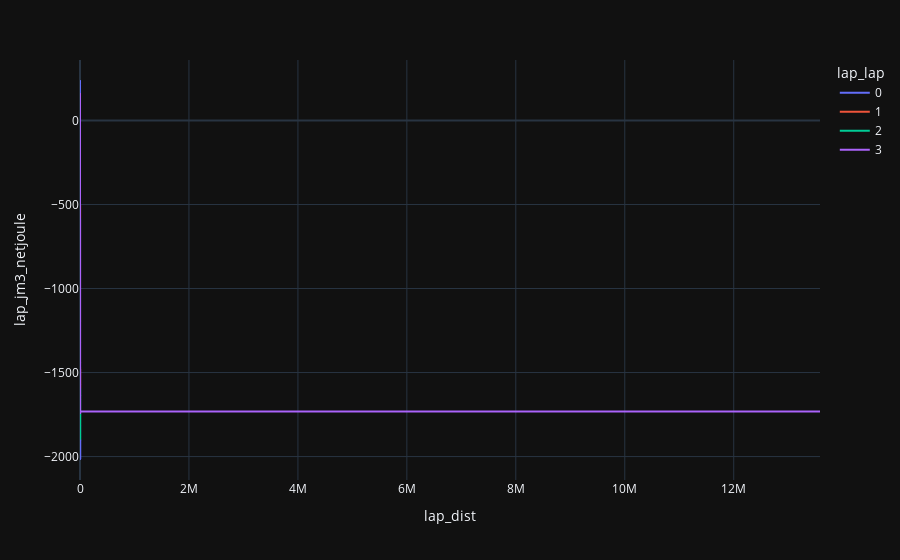

Notebook code for this chart:
### Code cell
# This is the total ammount of enerfy used per lap as compared to distance. (Lowest is best)
# Used to determine wich lap was best
df.plot(x='lap_dist', y='lap_jm3_netjoule', color='lap_lap')

### Figure 1 — Plotly figure (JSON) as saved in the notebook; plotly's stock layout.template omitted (floating-point values rounded to 4 significant figures; data arrays with more than 128 entries replaced by an {"elided": "..."} marker saying what was removed)
{"data": [{"hovertemplate": "lap_lap=0<br>lap_dist=%{x}<br>lap_jm3_netjoule=%{y}<extra></extra>", "legendgroup": "0", "line": {"color": "#636efa", "dash": "solid"}, "marker": {"symbol": "circle"}, "mode": "lines", "name": "0", "showlegend": true, "type": "scattergl", "x": {"elided": "6376 float values"}, "xaxis": "x", "y": {"elided": "6376 float values"}, "yaxis": "y"}, {"hovertemplate": "lap_lap=1<br>lap_dist=%{x}<br>lap_jm3_netjoule=%{y}<extra></extra>", "legendgroup": "1", "line": {"color": "#EF553B", "dash": "solid"}, "marker": {"symbol": "circle"}, "mode": "lines", "name": "1", "showlegend": true, "type": "scattergl", "x": {"elided": "5032 float values"}, "xaxis": "x", "y": {"elided": "5032 float values"}, "yaxis": "y"}, {"hovertemplate": "lap_lap=2<br>lap_dist=%{x}<br>lap_jm3_netjoule=%{y}<extra></extra>", "legendgroup": "2", "line": {"color": "#00cc96", "dash": "solid"}, "marker": {"symbol": "circle"}, "mode": "lines", "name": "2", "showlegend": true, "type": "scattergl", "x": {"elided": "5116 float values"}, "xaxis": "x", "y": {"elided": "5116 float values"}, "yaxis": "y"}, {"hovertemplate": "lap_lap=3<br>lap_dist=%{x}<br>lap_jm3_netjoule=%{y}<extra></extra>", "legendgroup": "3", "line": {"color": "#ab63fa", "dash": "solid"}, "marker": {"symbol": "circle"}, "mode": "lines", "name": "3", "showlegend": true, "type": "scattergl", "x": {"elided": "5834 float values"}, "xaxis": "x", "y": {"elided": "5834 float values"}, "yaxis": "y"}], "layout": {"legend": {"title": {"text": "lap_lap"}, "tracegroupgap": 0}, "margin": {"t": 60}, "xaxis": {"anchor": "y", "domain": [0, 1], "title": {"text": "lap_dist"}}, "yaxis": {"anchor": "x", "domain": [0, 1], "title": {"text": "lap_jm3_netjoule"}}}}
